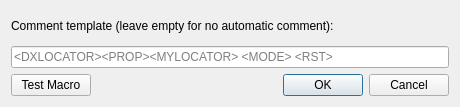
<?xml version="1.0" encoding="UTF-8"?>
<ui version="4.0">
 <class>SpotCommentDialog</class>
 <widget class="QDialog" name="SpotCommentDialog">
  <property name="geometry">
   <rect>
    <x>0</x>
    <y>0</y>
    <width>460</width>
    <height>107</height>
   </rect>
  </property>
  <property name="windowTitle">
   <string>Spot Comment</string>
  </property>
  <layout class="QVBoxLayout" name="verticalLayout">
   <item>
    <widget class="QLabel" name="templateLabel">
     <property name="text">
      <string>Comment template (leave empty for no automatic comment):</string>
     </property>
     <property name="buddy">
      <cstring>templateEdit</cstring>
     </property>
    </widget>
   </item>
   <item>
    <widget class="QLineEdit" name="templateEdit">
     <property name="placeholderText">
      <string notr="true">&lt;DXLOCATOR&gt;&lt;PROP&gt;&lt;MYLOCATOR&gt; &lt;MODE&gt; &lt;RST&gt;</string>
     </property>
     <property name="clearButtonEnabled">
      <bool>true</bool>
     </property>
    </widget>
   </item>
   <item>
    <layout class="QHBoxLayout" name="buttonLayout">
     <item>
      <widget class="QPushButton" name="testButton">
       <property name="toolTip">
        <string>Use New QSO when its callsign is filled in; otherwise use the last saved QSO. Nothing is saved or sent.</string>
       </property>
       <property name="text">
        <string>Test Macro</string>
       </property>
       <property name="autoDefault">
        <bool>false</bool>
       </property>
      </widget>
     </item>
     <item>
      <widget class="QDialogButtonBox" name="buttonBox">
       <property name="standardButtons">
        <set>QDialogButtonBox::StandardButton::Cancel|QDialogButtonBox::StandardButton::Ok</set>
       </property>
      </widget>
     </item>
    </layout>
   </item>
  </layout>
  <widget class="QMenu" name="templateMenu">
   <addaction name="actionTemplateMode"/>
   <addaction name="actionTemplateReport"/>
   <addaction name="actionTemplateMyLocator"/>
   <addaction name="actionTemplatePropagation"/>
   <addaction name="actionTemplateFull"/>
  </widget>
  <action name="actionShowTemplates">
   <property name="text">
    <string>Show Comment Templates</string>
   </property>
   <property name="toolTip">
    <string>Show Comment Templates</string>
   </property>
  </action>
  <action name="actionTemplateMode">
   <property name="text">
    <string notr="true">&lt;MODE&gt;</string>
   </property>
  </action>
  <action name="actionTemplateReport">
   <property name="text">
    <string notr="true">&lt;MODE&gt; &lt;RST&gt;</string>
   </property>
  </action>
  <action name="actionTemplateMyLocator">
   <property name="text">
    <string notr="true">&lt;MODE&gt; &lt;RST&gt; in &lt;MYLOCATOR&gt;</string>
   </property>
  </action>
  <action name="actionTemplatePropagation">
   <property name="text">
    <string notr="true">&lt;DXLOCATOR&gt;&lt;PROP&gt;&lt;MYLOCATOR&gt;</string>
   </property>
  </action>
  <action name="actionTemplateFull">
   <property name="text">
    <string notr="true">&lt;DXLOCATOR&gt;&lt;PROP&gt;&lt;MYLOCATOR&gt; &lt;MODE&gt; &lt;RST&gt;</string>
   </property>
  </action>
 </widget>
 <tabstops>
  <tabstop>templateEdit</tabstop>
  <tabstop>testButton</tabstop>
  <tabstop>buttonBox</tabstop>
 </tabstops>
 <resources/>
 <connections>
  <connection>
   <sender>buttonBox</sender>
   <signal>accepted()</signal>
   <receiver>SpotCommentDialog</receiver>
   <slot>accept()</slot>
   <hints>
    <hint type="sourcelabel">
     <x>-1</x>
     <y>-1</y>
    </hint>
    <hint type="destinationlabel">
     <x>-1</x>
     <y>-1</y>
    </hint>
   </hints>
  </connection>
  <connection>
   <sender>buttonBox</sender>
   <signal>rejected()</signal>
   <receiver>SpotCommentDialog</receiver>
   <slot>reject()</slot>
   <hints>
    <hint type="sourcelabel">
     <x>-1</x>
     <y>-1</y>
    </hint>
    <hint type="destinationlabel">
     <x>-1</x>
     <y>-1</y>
    </hint>
   </hints>
  </connection>
  <connection>
   <sender>testButton</sender>
   <signal>clicked()</signal>
   <receiver>SpotCommentDialog</receiver>
   <slot>testMacro()</slot>
   <hints>
    <hint type="sourcelabel">
     <x>-1</x>
     <y>-1</y>
    </hint>
    <hint type="destinationlabel">
     <x>-1</x>
     <y>-1</y>
    </hint>
   </hints>
  </connection>
  <connection>
   <sender>templateEdit</sender>
   <signal>textChanged(QString)</signal>
   <receiver>SpotCommentDialog</receiver>
   <slot>clearWarning()</slot>
   <hints>
    <hint type="sourcelabel">
     <x>-1</x>
     <y>-1</y>
    </hint>
    <hint type="destinationlabel">
     <x>-1</x>
     <y>-1</y>
    </hint>
   </hints>
  </connection>
 </connections>
 <slots>
  <slot>testMacro()</slot>
  <slot>clearWarning()</slot>
 </slots>
</ui>
